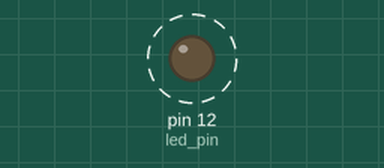
This sketch was run on a simulated Arduino Uno, built with avr-gcc and run on an emulated ATmega328P. On the bench: output pins drawn as LEDs (lit = HIGH). Dashed ring = blinking.

Above: at 0.2 s.
Timing chart, 0 to 3.0 s (numbered marks = the images above):
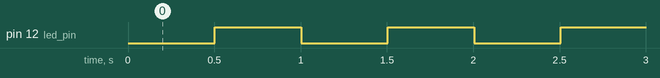

Measured:
- by itself, pin 12 (led_pin): alternates HIGH for 0.50 s and LOW for 0.50 s

The sketch:

mproved_-_Set_an_LED_blink_rate_from_the_serial_monitor_Code.ino
```cpp
#define led_pin 12

unsigned long lastblink = millis();
unsigned long sec = 500;

int led_state = LOW;

void setup(){
  Serial.begin(115200);
  Serial.setTimeout(10);

  pinMode(led_pin, OUTPUT);
}

void loop(){
  if(Serial.available()){
    int data = Serial.parseInt();
    if(data >= 100 && data <= 4000)
      sec = data;
  }

  unsigned long currenttime = millis();
  if(currenttime - lastblink > sec){
    if(led_state == LOW) led_state = HIGH;
    else led_state = LOW;

    digitalWrite(led_pin, led_state);
    lastblink = currenttime;
  }


}
```
